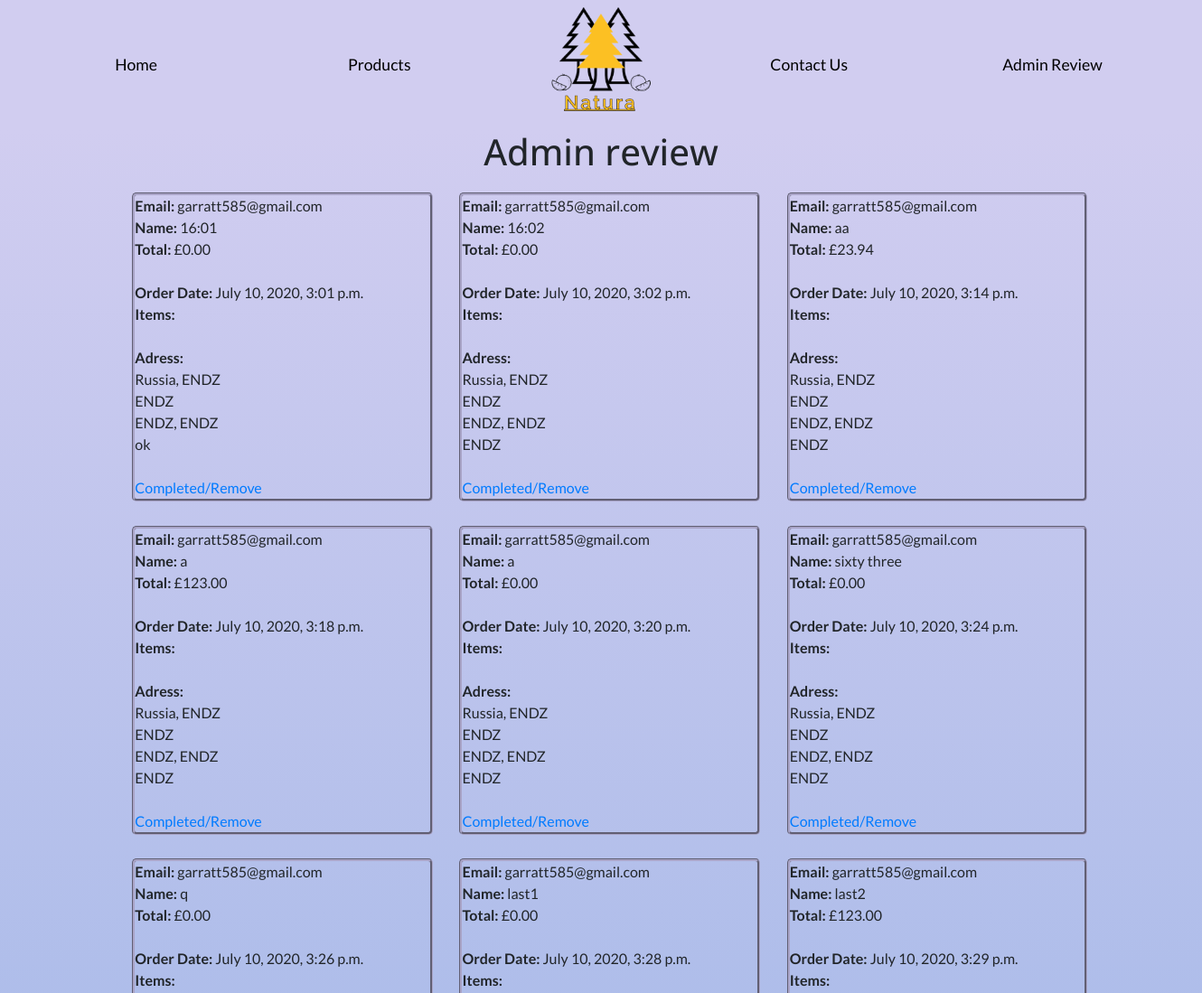
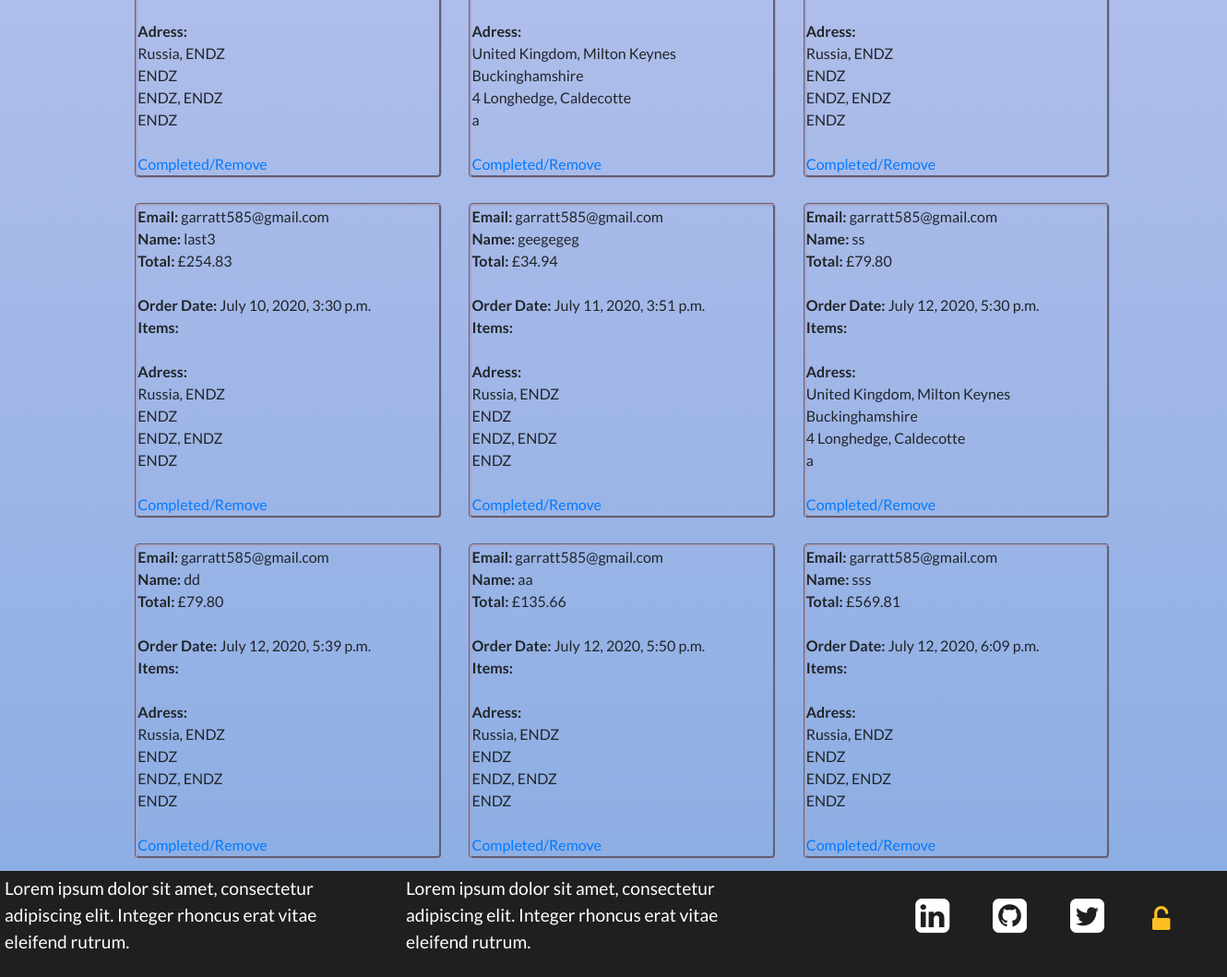
Page /admin_review (signed in) on the earlier database version (2 pictures, top to bottom).
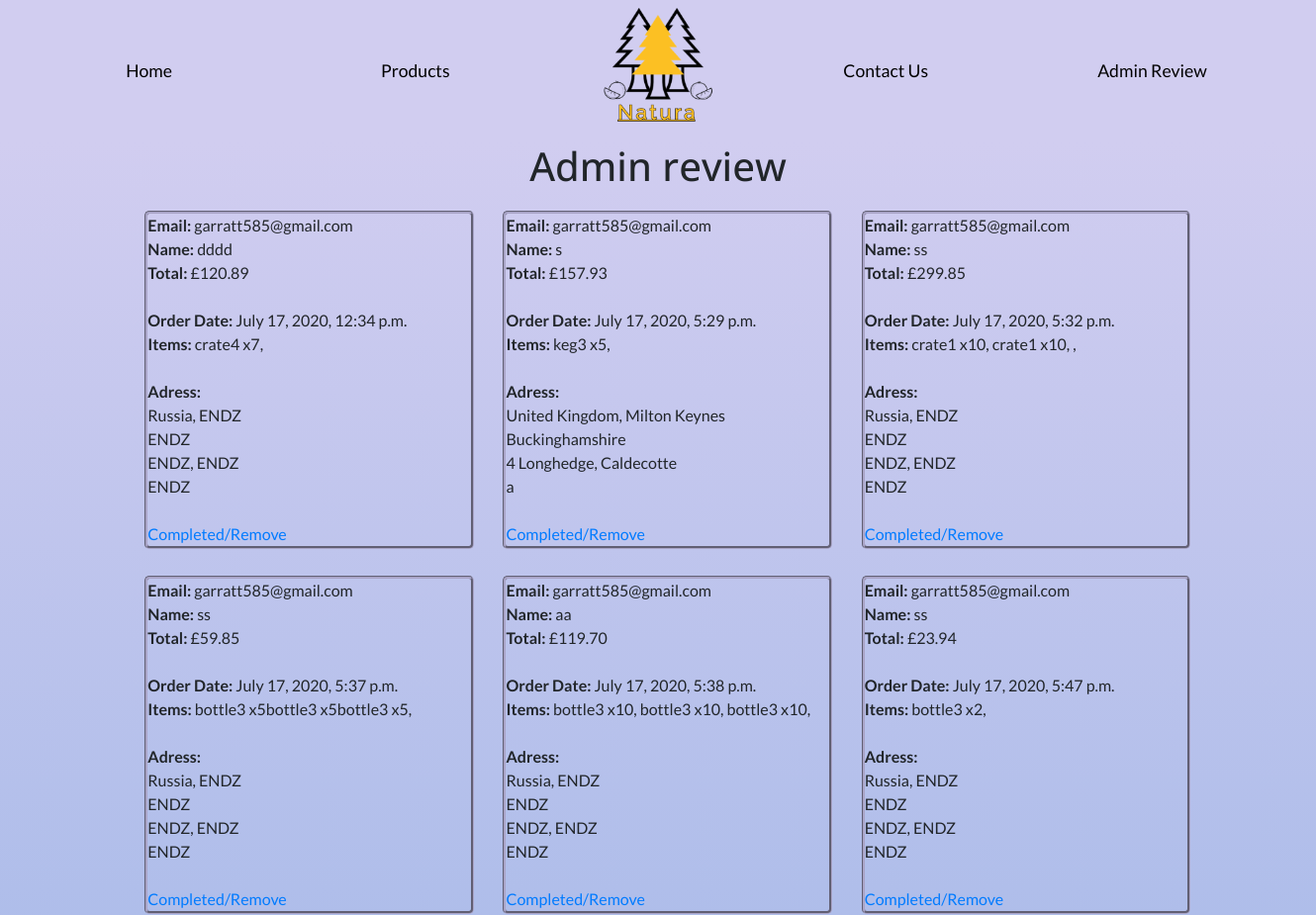
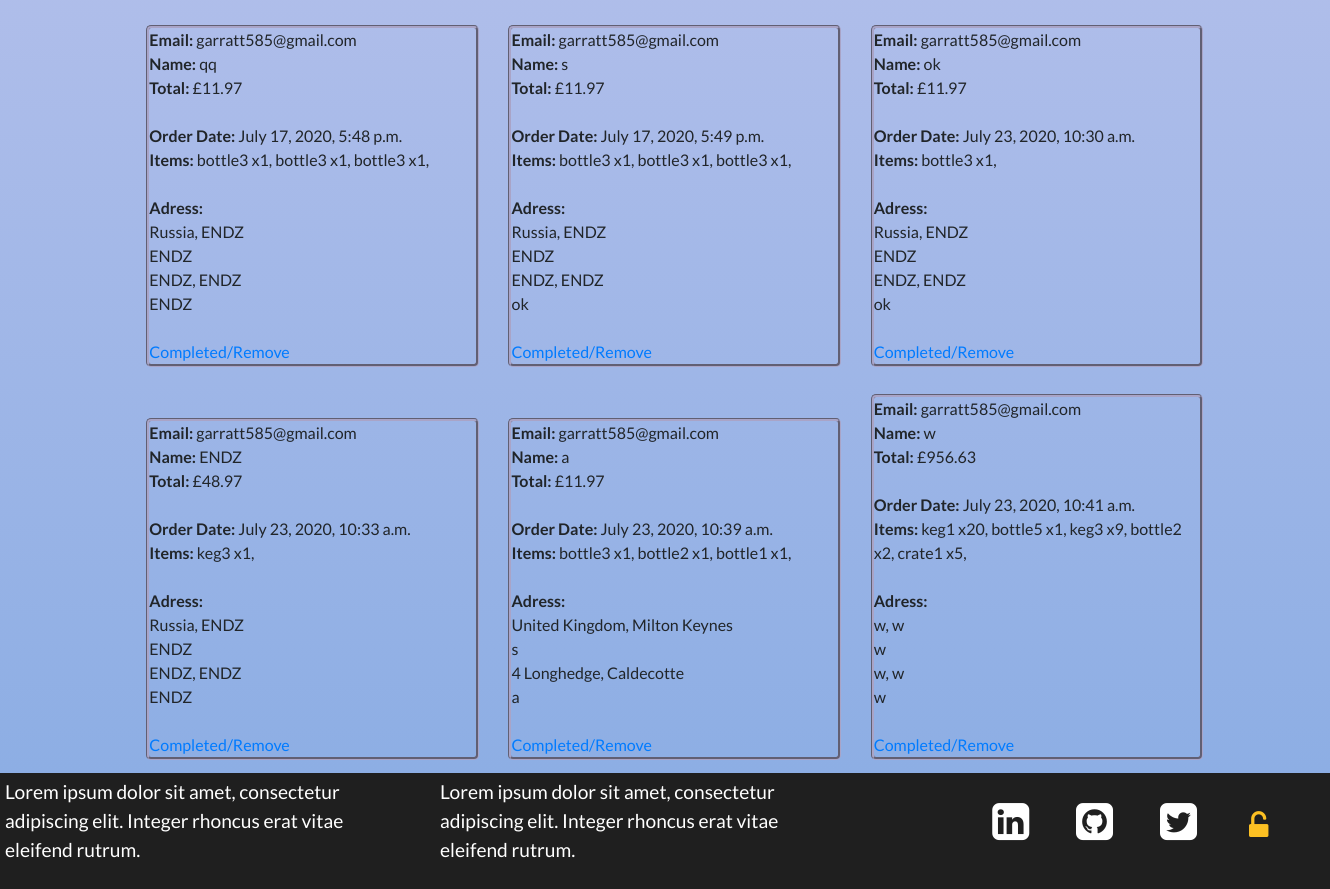
Same page on the later database version (2 pictures, top to bottom).
### cart/models.py (models this page shows, shortened)
class CheckoutUserInfo(models.Model):
    user_email = models.EmailField(verbose_name='E-mail', max_length=30)
    user_name = models.CharField(verbose_name='Full name', max_length=60)
    user_country = models.CharField(verbose_name='Country', max_length=60)
    user_city = models.CharField(verbose_name='City', max_length=60)
    user_line1 = models.CharField(verbose_name='Address line 1', max_length=60)
    user_line2 = models.CharField(verbose_name='Address line 2', max_length=60)
    user_postcode = models.CharField(verbose_name='Postcode', max_length=60)
    user_countystate = models.CharField(verbose_name='County/State', max_length=60)
    user_price_total = models.DecimalField(max_digits=10, default=0, decimal_places=2)
    user_items = models.CharField(default="", max_length=1000)
    order_date = models.DateTimeField(
        blank=True, null=True, default=timezone.now)

### admin_review/views.py (the view)
# urls.py: path(r'admin_review', admin_review, name='admin_review'),
@staff_member_required(login_url='sign_in')
def admin_review(request):
    all_checkoutuserinfo = CheckoutUserInfo.objects.all()
    return render(request, "../templates/admin_review.html",
        {"all_checkoutuserinfo": all_checkoutuserinfo})

### templates/admin_review.html (shortened to what this page needs)
{%extends "base.html"%}
{%block heading%}
Admin review
{%endblock%}
{%block content%}
    <div class="order-list">
        {%for all_checkoutuserinfo in all_checkoutuserinfo%}
            <div class="order">
                <div>
                    <b>Email:  </b>{{all_checkoutuserinfo.user_email}}
                </div>
                <div>
                    <b>Name:  </b>{{all_checkoutuserinfo.user_name}}
                </div>
                <div>
                    <b>Total:  </b>£{{all_checkoutuserinfo.user_price_total}}
                </div>
                <br>
                <div>
                    <b>Order Date:  </b>{{all_checkoutuserinfo.order_date}}
                </div>
                <div>
                    <b>Items:  </b>{{all_checkoutuserinfo.user_items}}
                </div>
                <br>
                <div>
                    <div><b>Adress: </b></div>
                    <div>{{all_checkoutuserinfo.user_country}}, {{all_checkoutuserinfo.user_city}}</div>
                    <div>{{all_checkoutuserinfo.user_countystate}}</div>
                    <div>{{all_checkoutuserinfo.user_line1}}, {{all_checkoutuserinfo.user_line2}}</div>
                    <div>{{all_checkoutuserinfo.user_postcode}}</div>
                </div>
                <br>
                <div>
                    <a href="{% url 'infopk_delete' all_checkoutuserinfo.id %}">Completed/Remove</a>
                </div>
            </div>
        {%endfor%}
    </div>
{%endblock%}

### templates/base.html (shortened to what this page needs)
{%load static%}
<html>
<head>
    <link rel="stylesheet" href="https://stackpath.bootstrapcdn.com/bootstrap/4.4.1/css/bootstrap.min.css">
    <link href="https://stackpath.bootstrapcdn.com/font-awesome/4.7.0/css/font-awesome.min.css" rel="stylesheet">
    <link rel="stylesheet" href="{%static 'css/main.css'%}">
</head>
<body>
    <nav class="navbar navbar-base navbar-expand-lg">
        <div class="collapse navbar-collapse justify-content-center row" id="navbarNav">
            <ul class="navbar-nav col-md-5 row">
                <li class="nav-item active col-md-6">
                    <a class="nav-link" href="{%url 'home'%}">Home</a>
                </li>
                <li class="nav-item col-6">
                    <a class="nav-link" href="{%url 'products'%}">Products</a>
                </li>
            </ul>
                <a class="nav-natura col-md-2" href="{%url 'home'%}"></a>
            <ul class="navbar-nav col-md-5 row">
                <li class="nav-item col-6">
                    <a class="nav-link nav-link-hp" href="{%url 'contact_us'%}">Contact Us</a>
                </li>
                {%if user.is_superuser %}
                    <li class="nav-item col-6">
                        <a class="nav-link" href="{%url 'admin_review'%}">Admin Review</a>
                    </li>
                {%endif%}
            </ul>
        </div>
    </nav>
<div class="content-page">
    <h1 class="page-title">
        {%block heading%}
        {%endblock%}
    </h1>
    <div>
        {%block content%}
        {%endblock%}
    </div>
</div>
<div>
    <footer class="footer">
        <div class="row">
            <div class="col-md-8 row">
                <div class="col-md-6">
                    <div>Lorem ipsum dolor sit amet, consectetur adipiscing elit. Integer rhoncus erat vitae eleifend rutrum.</div>
                </div>
                <div class="col-md-6">
                    <div>Lorem ipsum dolor sit amet, consectetur adipiscing elit. Integer rhoncus erat vitae eleifend rutrum.</div>
                </div>
            </div>
            <div class="col-md-4 footer-icons-mobile">
                <ul class="footer-list-ul">
                    <li class="footer-list-li">
                    <a href="https://www.linkedin.com/in/tom-garratt-303284168/" target="_blank" class="a-tag-footer"><i class="fa fa-linkedin-square"></i></a>
                    </li>
                    <li class="footer-list-li">
                    <a href="https://github.com/tgarratt" target="_blank" class="a-tag-footer"><i class="fa fa-github-square"></i></a>
                    </li>
                    <li class="footer-list-li">
                    <a href="https://twitter.com/Twitter" target="_blank" class="a-tag-footer"><i class="fa fa-twitter-square"></i></a>
                    </li>
                    {%if user.is_superuser %}
                    <li class="footer-list-li">
                    <a class="a-tag" href="{%url 'sign_out'%}"><i class="fa fa-unlock-alt sign-in" aria-hidden="true"></i></i></a>
                    </li>
                    {%else%}
                    <li class="footer-list-li">
                    <a class="a-tag" href="{%url 'sign_in'%}"><i class="fa fa-lock sign-in" aria-hidden="true"></i></a>
                    </li>
                    {%endif%}
                </ul>
            </div>
        </div>
    </footer>
</div>
</body>
</html>

### static/css/main.css (style rules this page uses)
body { font-family: 'Lato', sans-serif; height: 100% !important; }
.a-tag { color: #000; }
.page-title { text-align: center; font-family: 'Open Sans', sans-serif; }
.nav-link-hp { font-size: 1.1em; padding-left: 45px !important; padding-right: 45px !important; text-decoration: none; text-align: center; position: relative; color: #000; }
.nav-link-hp:before { content: ""; position: absolute; width: 100%; height: 2px; bottom: 0; left: 0; background-color: #FCC023; visibility: hidden; -webkit-transform: scaleX(0); transform: scaleX(0); -webkit-transition: all 0.3s ease-in-out 0s; transition: all 0.3s ease-in-out 0s; }
.content-page { background-image: linear-gradient(#D1CDF0, #8DAEE4); width: 100%; }
.navbar-base { background-color: #D1CDF0; }
.nav-natura { background-image: url('../../static/img/miscellaneous/Natura-logo.png'); width: 8em; height: 8em; background-repeat: no-repeat; display: inline-block; background-size: contain; background-position: center; }
.nav-link { font-size: 1.1em; padding-left: 45px !important; padding-right: 45px !important; text-decoration: none; text-align: center; position: relative; color: #000; }
.nav-link:before { content: ""; position: absolute; width: 100%; height: 2px; bottom: 0; left: 0; background-color: #FCC023; visibility: hidden; -webkit-transform: scaleX(0); transform: scaleX(0); -webkit-transition: all 0.3s ease-in-out 0s; transition: all 0.3s ease-in-out 0s; }
.order { margin: 1%; border: rgb(169, 164, 199) 3px groove; border-radius: 5px; display: inline-block; width: 25%; }
.order-list { width: 100%; margin: auto; margin-left: 10%; margin-right: 9%; }
.footer { font-size: 1.2em; background-color: #1F1F1F; color: #ffff; padding: 5px; }
.footer-list-ul { list-style: none; float: right; }
.footer-list-li { display: inline-block; font-size: 2.25em; margin: 0.5em; }
.a-tag-footer { color: #ffff; }
.sign-in { font-size: 0.7em; padding: 5px; color: #FCC023; position: relative; }

Differences in the rows shown:
removed CheckoutUserInfo: user_email "garratt585@gmail.com", user_name "16:01", user_price_total "0.00", order_date "July 10, 2020, 3:01 p.m.", user_country "Russia", user_city "ENDZ", user_countystate "ENDZ", user_line1 "ENDZ", user_line2 "ENDZ", user_postcode "ok"
removed CheckoutUserInfo: user_email "garratt585@gmail.com", user_name "16:02", user_price_total "0.00", order_date "July 10, 2020, 3:02 p.m.", user_country "Russia", user_city "ENDZ", user_countystate "ENDZ", user_line1 "ENDZ", user_line2 "ENDZ", user_postcode "ENDZ"
removed CheckoutUserInfo: user_email "garratt585@gmail.com", user_name "aa", user_price_total "23.94", order_date "July 10, 2020, 3:14 p.m.", user_country "Russia", user_city "ENDZ", user_countystate "ENDZ", user_line1 "ENDZ", user_line2 "ENDZ", user_postcode "ENDZ"
removed CheckoutUserInfo: user_email "garratt585@gmail.com", user_name "a", user_price_total "123.00", order_date "July 10, 2020, 3:18 p.m.", user_country "Russia", user_city "ENDZ", user_countystate "ENDZ", user_line1 "ENDZ", user_line2 "ENDZ", user_postcode "ENDZ"
removed CheckoutUserInfo: user_email "garratt585@gmail.com", user_name "a", user_price_total "0.00", order_date "July 10, 2020, 3:20 p.m.", user_country "Russia", user_city "ENDZ", user_countystate "ENDZ", user_line1 "ENDZ", user_line2 "ENDZ", user_postcode "ENDZ"
removed CheckoutUserInfo: user_email "garratt585@gmail.com", user_name "sixty three", user_price_total "0.00", order_date "July 10, 2020, 3:24 p.m.", user_country "Russia", user_city "ENDZ", user_countystate "ENDZ", user_line1 "ENDZ", user_line2 "ENDZ", user_postcode "ENDZ"
removed CheckoutUserInfo: user_email "garratt585@gmail.com", user_name "q", user_price_total "0.00", order_date "July 10, 2020, 3:26 p.m.", user_country "Russia", user_city "ENDZ", user_countystate "ENDZ", user_line1 "ENDZ", user_line2 "ENDZ", user_postcode "ENDZ"
removed CheckoutUserInfo: user_email "garratt585@gmail.com", user_name "last1", user_price_total "0.00", order_date "July 10, 2020, 3:28 p.m.", user_country "United Kingdom", user_city "Milton Keynes", user_countystate "Buckinghamshire", user_line1 "4 Longhedge", user_line2 "Caldecotte", user_postcode "a"
removed CheckoutUserInfo: user_email "garratt585@gmail.com", user_name "last2", user_price_total "123.00", order_date "July 10, 2020, 3:29 p.m.", user_country "Russia", user_city "ENDZ", user_countystate "ENDZ", user_line1 "ENDZ", user_line2 "ENDZ", user_postcode "ENDZ"
removed CheckoutUserInfo: user_email "garratt585@gmail.com", user_name "last3", user_price_total "254.83", order_date "July 10, 2020, 3:30 p.m.", user_country "Russia", user_city "ENDZ", user_countystate "ENDZ", user_line1 "ENDZ", user_line2 "ENDZ", user_postcode "ENDZ"
removed CheckoutUserInfo: user_email "garratt585@gmail.com", user_name "geegegeg", user_price_total "34.94", order_date "July 11, 2020, 3:51 p.m.", user_country "Russia", user_city "ENDZ", user_countystate "ENDZ", user_line1 "ENDZ", user_line2 "ENDZ", user_postcode "ENDZ"
removed CheckoutUserInfo: user_email "garratt585@gmail.com", user_name "ss", user_price_total "79.80", order_date "July 12, 2020, 5:30 p.m.", user_country "United Kingdom", user_city "Milton Keynes", user_countystate "Buckinghamshire", user_line1 "4 Longhedge", user_line2 "Caldecotte", user_postcode "a"
removed CheckoutUserInfo: user_email "garratt585@gmail.com", user_name "dd", user_price_total "79.80", order_date "July 12, 2020, 5:39 p.m.", user_country "Russia", user_city "ENDZ", user_countystate "ENDZ", user_line1 "ENDZ", user_line2 "ENDZ", user_postcode "ENDZ"
removed CheckoutUserInfo: user_email "garratt585@gmail.com", user_name "aa", user_price_total "135.66", order_date "July 12, 2020, 5:50 p.m.", user_country "Russia", user_city "ENDZ", user_countystate "ENDZ", user_line1 "ENDZ", user_line2 "ENDZ", user_postcode "ENDZ"
removed CheckoutUserInfo: user_email "garratt585@gmail.com", user_name "sss", user_price_total "569.81", order_date "July 12, 2020, 6:09 p.m.", user_country "Russia", user_city "ENDZ", user_countystate "ENDZ", user_line1 "ENDZ", user_line2 "ENDZ", user_postcode "ENDZ"
added CheckoutUserInfo: user_email "garratt585@gmail.com", user_name "dddd", user_price_total "120.89", order_date "July 17, 2020, 12:34 p.m.", user_items "crate4 x7,", user_country "Russia", user_city "ENDZ", user_countystate "ENDZ", user_line1 "ENDZ", user_line2 "ENDZ", user_postcode "ENDZ"
added CheckoutUserInfo: user_email "garratt585@gmail.com", user_name "s", user_price_total "157.93", order_date "July 17, 2020, 5:29 p.m.", user_items "keg3 x5,", user_country "United Kingdom", user_city "Milton Keynes", user_countystate "Buckinghamshire", user_line1 "4 Longhedge", user_line2 "Caldecotte", user_postcode "a"
added CheckoutUserInfo: user_email "garratt585@gmail.com", user_name "ss", user_price_total "299.85", order_date "July 17, 2020, 5:32 p.m.", user_items "crate1 x10, crate1 x10, ,", user_country "Russia", user_city "ENDZ", user_countystate "ENDZ", user_line1 "ENDZ", user_line2 "ENDZ", user_postcode "ENDZ"
added CheckoutUserInfo: user_email "garratt585@gmail.com", user_name "ss", user_price_total "59.85", order_date "July 17, 2020, 5:37 p.m.", user_items "bottle3 x5bottle3 x5bottle3 x5,", user_country "Russia", user_city "ENDZ", user_countystate "ENDZ", user_line1 "ENDZ", user_line2 "ENDZ", user_postcode "ENDZ"
added CheckoutUserInfo: user_email "garratt585@gmail.com", user_name "aa", user_price_total "119.70", order_date "July 17, 2020, 5:38 p.m.", user_items "bottle3 x10, bottle3 x10, bottle3 x10,", user_country "Russia", user_city "ENDZ", user_countystate "ENDZ", user_line1 "ENDZ", user_line2 "ENDZ", user_postcode "ENDZ"
added CheckoutUserInfo: user_email "garratt585@gmail.com", user_name "ss", user_price_total "23.94", order_date "July 17, 2020, 5:47 p.m.", user_items "bottle3 x2,", user_country "Russia", user_city "ENDZ", user_countystate "ENDZ", user_line1 "ENDZ", user_line2 "ENDZ", user_postcode "ENDZ"
added CheckoutUserInfo: user_email "garratt585@gmail.com", user_name "qq", user_price_total "11.97", order_date "July 17, 2020, 5:48 p.m.", user_items "bottle3 x1, bottle3 x1, bottle3 x1,", user_country "Russia", user_city "ENDZ", user_countystate "ENDZ", user_line1 "ENDZ", user_line2 "ENDZ", user_postcode "ENDZ"
added CheckoutUserInfo: user_email "garratt585@gmail.com", user_name "s", user_price_total "11.97", order_date "July 17, 2020, 5:49 p.m.", user_items "bottle3 x1, bottle3 x1, bottle3 x1,", user_country "Russia", user_city "ENDZ", user_countystate "ENDZ", user_line1 "ENDZ", user_line2 "ENDZ", user_postcode "ok"
added CheckoutUserInfo: user_email "garratt585@gmail.com", user_name "ok", user_price_total "11.97", order_date "July 23, 2020, 10:30 a.m.", user_items "bottle3 x1,", user_country "Russia", user_city "ENDZ", user_countystate "ENDZ", user_line1 "ENDZ", user_line2 "ENDZ", user_postcode "ok"
added CheckoutUserInfo: user_email "garratt585@gmail.com", user_name "ENDZ", user_price_total "48.97", order_date "July 23, 2020, 10:33 a.m.", user_items "keg3 x1,", user_country "Russia", user_city "ENDZ", user_countystate "ENDZ", user_line1 "ENDZ", user_line2 "ENDZ", user_postcode "ENDZ"
added CheckoutUserInfo: user_email "garratt585@gmail.com", user_name "a", user_price_total "11.97", order_date "July 23, 2020, 10:39 a.m.", user_items "bottle3 x1, bottle2 x1, bottle1 x1,", user_country "United Kingdom", user_city "Milton Keynes", user_countystate "s", user_line1 "4 Longhedge", user_line2 "Caldecotte", user_postcode "a"
added CheckoutUserInfo: user_email "garratt585@gmail.com", user_name "w", user_price_total "956.63", order_date "July 23, 2020, 10:41 a.m.", user_items "keg1 x20, bottle5 x1, keg3 x9, bottle2 x2, crate1 x5,", user_country "w", user_city "w", user_countystate "w", user_line1 "w", user_line2 "w", user_postcode "w"
